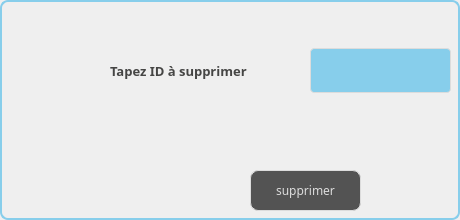
     <widget class="QWidget" name="tab_13">
      <property name="styleSheet">
       <string notr="true">border: 2px solid #87CEEB;
border-radius: 8px;
</string>
      </property>
      <attribute name="title">
       <string>Supprimer Menu</string>
      </attribute>
      <widget class="QLineEdit" name="supp_3">
       <property name="geometry">
        <rect>
         <x>310</x>
         <y>40</y>
         <width>141</width>
         <height>61</height>
        </rect>
       </property>
       <property name="styleSheet">
        <string notr="true">QLineEdit {
  width: 100%;
  padding: 12px 20px;
  margin: 8px 0;
  display: inline-block;
  border: 1px solid #dcdcdc;
  border-radius: 4px;
  box-sizing: border-box;
  background: #87CEEB;
  color: #FFFFFF;
}</string>
       </property>
      </widget>
      <widget class="QLabel" name="label_42">
       <property name="geometry">
        <rect>
         <x>110</x>
         <y>60</y>
         <width>151</width>
         <height>21</height>
        </rect>
       </property>
       <property name="font">
        <font>
         <family>Segoe Print</family>
         <pointsize>-1</pointsize>
         <weight>75</weight>
         <bold>true</bold>
        </font>
       </property>
       <property name="styleSheet">
        <string notr="true">background-color: transparent;
	color: #454544;
	font-weight: bold;
	font-size: 13px;
border:none;</string>
       </property>
       <property name="text">
        <string>Tapez ID à supprimer</string>
       </property>
      </widget>
      <widget class="QPushButton" name="P_supprimer_3">
       <property name="geometry">
        <rect>
         <x>250</x>
         <y>170</y>
         <width>111</width>
         <height>41</height>
        </rect>
       </property>
       <property name="font">
        <font>
         <family>Segoe Print</family>
        </font>
       </property>
       <property name="styleSheet">
        <string notr="true">QPushButton {
color: #dcdcdc;
background:#535353;
border: none;

border: 1px solid #DCDCDC;
border-radius: 8px;
}
QPushButton:hover {
color:#fff;
background: #87CEEB;
border: none;
}</string>
       </property>
       <property name="text">
        <string>supprimer</string>
       </property>
      </widget>
     </widget>
